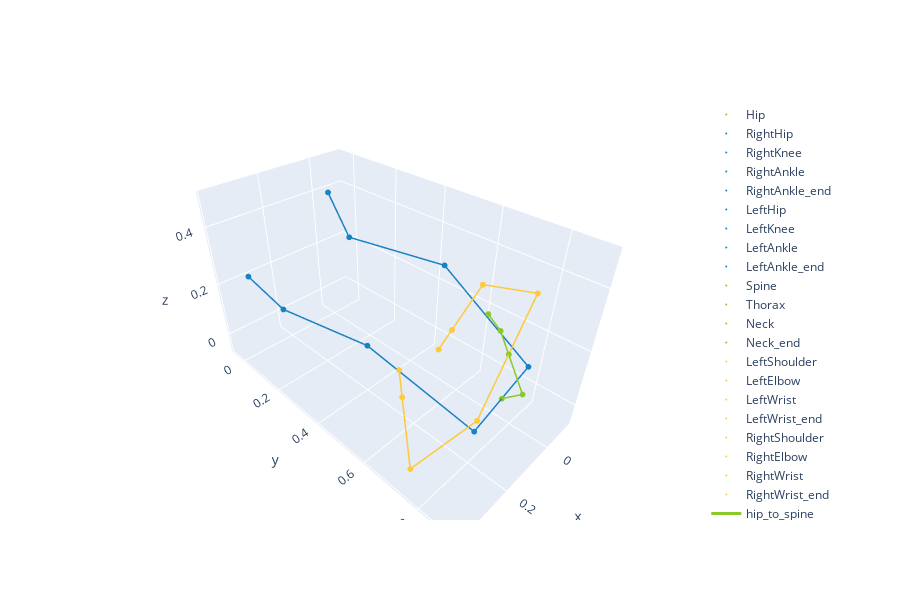

The code cell stored with this chart in its notebook:
### Code cell
from IPython.display import display, DisplayHandle

hdl:Optional[DisplayHandle] = None
is_first = True
fw = go.FigureWidget()
def plot_frame(sk: Skeleton, index: int):
    global fw
    global is_first
    frames = sk.total_frames
    assert 0 <= index < frames, f"index must be between 0 and {frames - 1} inclusive but got {index}; frames={frames}"
    fig = go.Figure()


    scatters = [j.create_scatter(index) for j in sk.joints]
    lines = [b.create_lines(index) for b in sk.bones]

    
    fig.add_traces(scatters + lines)
    # if there's a JavaScript error
    # restart Visual Studio Code (or use `.show()` method?)
    if is_first:
        is_first = False
    else:
        assert hdl is not None, "hdl must be initialized"
        fw = go.FigureWidget(fig)
        # https://stackoverflow.com/questions/52863305/plotly-scatter3d-how-can-i-force-3d-axes-to-have-the-same-scale-aspect-ratio
        fw.update_layout(height=600, scene=dict(aspectmode="data"))
        fw.show()
        hdl.update(None)

slider = widgets.IntSlider(min=0,
                           max=sk.total_frames - 1,
                           step=1,
                           value=0,
                           continue_update=False)

p = interactive(plot_frame, sk=fixed(sk_f), index=slider)
display(p, clear=True)
hdl = display(fw, display_id=True)

### Figure 1 — Plotly figure (JSON) as saved in the notebook; plotly's stock layout.template omitted (floating-point values rounded to 4 significant figures)
{"data": [{"marker": {"color": "rgb(138,201,38)", "size": 2}, "mode": "markers", "name": "Hip", "type": "scatter3d", "uid": "f286904e-bff9-48f1-b13b-735d6c7d3533", "x": [0], "y": [0.7627], "z": [0]}, {"marker": {"color": "rgb(25,130,196)", "size": 2}, "mode": "markers", "name": "RightHip", "type": "scatter3d", "uid": "16f3f9f8-b4cd-49d2-bc63-17a3f1a7330e", "x": [0.1122], "y": [0.7543], "z": [-0.05864]}, {"marker": {"color": "rgb(25,130,196)", "size": 2}, "mode": "markers", "name": "RightKnee", "type": "scatter3d", "uid": "d0edf0d6-c734-4697-bd78-8b1d16233534", "x": [0.2325], "y": [0.4407], "z": [0.1481]}, {"marker": {"color": "rgb(25,130,196)", "size": 2}, "mode": "markers", "name": "RightAnkle", "type": "scatter3d", "uid": "749b3135-d679-413d-9205-eb38f409267a", "x": [0.2192], "y": [-0.006219], "z": [0.0453]}, {"marker": {"color": "rgb(25,130,196)", "size": 2}, "mode": "markers", "name": "RightAnkle_end", "type": "scatter3d", "uid": "b433ccf1-c43d-4a80-8dbc-40de0e66b80e", "x": [0.3077], "y": [-0.04475], "z": [0.2014]}, {"marker": {"color": "rgb(25,130,196)", "size": 2}, "mode": "markers", "name": "LeftHip", "type": "scatter3d", "uid": "263a50b7-0ad3-49d6-b72e-75a20249ab71", "x": [-0.1122], "y": [0.7711], "z": [0.05864]}, {"marker": {"color": "rgb(25,130,196)", "size": 2}, "mode": "markers", "name": "LeftKnee", "type": "scatter3d", "uid": "a14f8f33-bea2-4365-949f-413987ed5d8f", "x": [-0.03002], "y": [0.4935], "z": [0.3264]}, {"marker": {"color": "rgb(25,130,196)", "size": 2}, "mode": "markers", "name": "LeftAnkle", "type": "scatter3d", "uid": "55224e45-6950-4dff-8f0d-b44b30134edf", "x": [-0.05616], "y": [0.04278], "z": [0.2444]}, {"marker": {"color": "rgb(25,130,196)", "size": 2}, "mode": "markers", "name": "LeftAnkle_end", "type": "scatter3d", "uid": "964c47bf-7c3c-4948-b812-b0ddef336f2b", "x": [-0.002683], "y": [0.008359], "z": [0.4166]}, {"marker": {"color": "rgb(138,201,38)", "size": 2}, "mode": "markers", "name": "Spine", "type": "scatter3d", "uid": "c8e99c43-54fc-4740-b583-840748c5f416", "x": [0.08187], "y": [0.8602], "z": [0.1427]}, {"marker": {"color": "rgb(138,201,38)", "size": 2}, "mode": "markers", "name": "Thorax", "type": "scatter3d", "uid": "0efb7760-1bdf-4ff9-a868-4bda0753627c", "x": [0.2126], "y": [0.8706], "z": [0.3609]}, {"marker": {"color": "rgb(138,201,38)", "size": 2}, "mode": "markers", "name": "Neck", "type": "scatter3d", "uid": "e42acaa8-ec2d-47a7-a111-64dc4ebb8844", "x": [0.2716], "y": [0.8753], "z": [0.4595]}, {"marker": {"color": "rgb(138,201,38)", "size": 2}, "mode": "markers", "name": "Neck_end", "type": "scatter3d", "uid": "0371e734-e2c8-4baf-a300-05a525f2322a", "x": [0.2868], "y": [0.8516], "z": [0.4959]}, {"marker": {"color": "rgb(255,202,58)", "size": 2}, "mode": "markers", "name": "LeftShoulder", "type": "scatter3d", "uid": "4598f134-1f95-4a03-aa4c-f08dad87fe31", "x": [0.07799], "y": [0.8437], "z": [0.4428]}, {"marker": {"color": "rgb(255,202,58)", "size": 2}, "mode": "markers", "name": "LeftElbow", "type": "scatter3d", "uid": "caa4fd9b-e739-4ae3-9174-5b4c8ec01f1b", "x": [-0.04511], "y": [0.6204], "z": [0.3106]}, {"marker": {"color": "rgb(255,202,58)", "size": 2}, "mode": "markers", "name": "LeftWrist", "type": "scatter3d", "uid": "d7557b4b-f39f-4300-a548-9d7edef7a9ab", "x": [0.1202], "y": [0.6495], "z": [0.2574]}, {"marker": {"color": "rgb(255,202,58)", "size": 2}, "mode": "markers", "name": "LeftWrist_end", "type": "scatter3d", "uid": "d5af1d17-d309-4b3d-b494-1c01d44b5bb3", "x": [0.1864], "y": [0.6611], "z": [0.2362]}, {"marker": {"color": "rgb(255,202,58)", "size": 2}, "mode": "markers", "name": "RightShoulder", "type": "scatter3d", "uid": "44891df4-be18-4d56-8f92-5cab2ae4e006", "x": [0.3472], "y": [0.8975], "z": [0.279]}, {"marker": {"color": "rgb(255,202,58)", "size": 2}, "mode": "markers", "name": "RightElbow", "type": "scatter3d", "uid": "050f4530-aa63-4484-97f2-3478e990208e", "x": [0.3889], "y": [0.7574], "z": [0.03172]}, {"marker": {"color": "rgb(255,202,58)", "size": 2}, "mode": "markers", "name": "RightWrist", "type": "scatter3d", "uid": "daef7807-c2e4-4bfc-ad9a-d8c23f5c414b", "x": [0.3038], "y": [0.6464], "z": [0.1386]}, {"marker": {"color": "rgb(255,202,58)", "size": 2}, "mode": "markers", "name": "RightWrist_end", "type": "scatter3d", "uid": "197c9ef0-7fb3-438d-8195-0ffe1b3f4f3d", "x": [0.2697], "y": [0.602], "z": [0.1814]}, {"line": {"color": "rgb(138,201,38)", "width": 3}, "mode": "lines", "name": "hip_to_spine", "type": "scatter3d", "uid": "a9f35971-58d5-426d-849b-9a4a8a31ed74", "x": [0, 0.08187], "y": [0.7627, 0.8602], "z": [0, 0.1427]}, {"line": {"color": "rgb(138,201,38)", "width": 3}, "mode": "lines", "name": "spine_to_thorax", "type": "scatter3d", "uid": "78e57ad1-4f33-40ed-80ec-5ee7be535104", "x": [0.08187, 0.2126], "y": [0.8602, 0.8706], "z": [0.1427, 0.3609]}, {"line": {"color": "rgb(138,201,38)", "width": 3}, "mode": "lines", "name": "thorax_to_neck", "type": "scatter3d", "uid": "989058df-fbd2-4678-94d7-850e4272b963", "x": [0.2126, 0.2716], "y": [0.8706, 0.8753], "z": [0.3609, 0.4595]}, {"line": {"color": "rgb(138,201,38)", "width": 3}, "mode": "lines", "name": "neck_to_neck_end", "type": "scatter3d", "uid": "d925889c-6538-4f21-8668-df5cebdabbf5", "x": [0.2716, 0.2868], "y": [0.8753, 0.8516], "z": [0.4595, 0.4959]}, {"line": {"color": "rgb(255,202,58)", "width": 3}, "mode": "lines", "name": "thorax_to_right_shoulder", "type": "scatter3d", "uid": "9cb2fb22-4acc-44e4-8cc4-bcbb21bf6ec4", "x": [0.2126, 0.3472], "y": [0.8706, 0.8975], "z": [0.3609, 0.279]}, {"line": {"color": "rgb(255,202,58)", "width": 3}, "mode": "lines", "name": "right_shoulder_to_elbow", "type": "scatter3d", "uid": "c3dee886-e6f3-4a4b-9142-c8ffad172513", "x": [0.3472, 0.3889], "y": [0.8975, 0.7574], "z": [0.279, 0.03172]}, {"line": {"color": "rgb(255,202,58)", "width": 3}, "mode": "lines", "name": "right_elbow_to_wrist", "type": "scatter3d", "uid": "875ed04f-e6b1-4541-a9bb-37fc9bdc2015", "x": [0.3889, 0.3038], "y": [0.7574, 0.6464], "z": [0.03172, 0.1386]}, {"line": {"color": "rgb(255,202,58)", "width": 3}, "mode": "lines", "name": "right_wrist_to_end", "type": "scatter3d", "uid": "a966b760-f510-484b-8ad4-416743c2ffce", "x": [0.3038, 0.2697], "y": [0.6464, 0.602], "z": [0.1386, 0.1814]}, {"line": {"color": "rgb(255,202,58)", "width": 3}, "mode": "lines", "name": "thorax_to_left_shoulder", "type": "scatter3d", "uid": "e68eb0f5-eedb-4814-b934-8389cf440793", "x": [0.2126, 0.07799], "y": [0.8706, 0.8437], "z": [0.3609, 0.4428]}, {"line": {"color": "rgb(255,202,58)", "width": 3}, "mode": "lines", "name": "left_shoulder_to_elbow", "type": "scatter3d", "uid": "c8ea202c-b80a-48b9-84e9-8cc86ab16cde", "x": [0.07799, -0.04511], "y": [0.8437, 0.6204], "z": [0.4428, 0.3106]}, {"line": {"color": "rgb(255,202,58)", "width": 3}, "mode": "lines", "name": "left_elbow_to_wrist", "type": "scatter3d", "uid": "66fb092c-f163-4526-b8fb-e72146219594", "x": [-0.04511, 0.1202], "y": [0.6204, 0.6495], "z": [0.3106, 0.2574]}, {"line": {"color": "rgb(255,202,58)", "width": 3}, "mode": "lines", "name": "left_wrist_to_end", "type": "scatter3d", "uid": "93722d1a-09c9-487d-a757-190e631b2ecb", "x": [0.1202, 0.1864], "y": [0.6495, 0.6611], "z": [0.2574, 0.2362]}, {"line": {"color": "rgb(25,130,196)", "width": 3}, "mode": "lines", "name": "hip_to_right_hip", "type": "scatter3d", "uid": "8fb39244-4fa8-4f26-8cd6-a5314281be9d", "x": [0, 0.1122], "y": [0.7627, 0.7543], "z": [0, -0.05864]}, {"line": {"color": "rgb(25,130,196)", "width": 3}, "mode": "lines", "name": "right_hip_to_knee", "type": "scatter3d", "uid": "4955eb27-477c-4cbe-b36a-185b0677b267", "x": [0.1122, 0.2325], "y": [0.7543, 0.4407], "z": [-0.05864, 0.1481]}, {"line": {"color": "rgb(25,130,196)", "width": 3}, "mode": "lines", "name": "right_knee_to_ankle", "type": "scatter3d", "uid": "e1f5bdfe-6e6d-4eb0-8ddb-f0faad88111f", "x": [0.2325, 0.2192], "y": [0.4407, -0.006219], "z": [0.1481, 0.0453]}, {"line": {"color": "rgb(25,130,196)", "width": 3}, "mode": "lines", "name": "right_ankle_to_end", "type": "scatter3d", "uid": "67e2c119-d666-4cda-a772-bf22f9447029", "x": [0.2192, 0.3077], "y": [-0.006219, -0.04475], "z": [0.0453, 0.2014]}, {"line": {"color": "rgb(25,130,196)", "width": 3}, "mode": "lines", "name": "hip_to_left_hip", "type": "scatter3d", "uid": "5aa6ccbb-d256-4dfa-b8f3-207e7b715380", "x": [0, -0.1122], "y": [0.7627, 0.7711], "z": [0, 0.05864]}, {"line": {"color": "rgb(25,130,196)", "width": 3}, "mode": "lines", "name": "left_hip_to_knee", "type": "scatter3d", "uid": "0af73dcc-5de3-4d79-957d-dc2c6b2dc2ff", "x": [-0.1122, -0.03002], "y": [0.7711, 0.4935], "z": [0.05864, 0.3264]}, {"line": {"color": "rgb(25,130,196)", "width": 3}, "mode": "lines", "name": "left_knee_to_ankle", "type": "scatter3d", "uid": "0d4f84bc-8d56-4140-8fb5-e06d615e7d74", "x": [-0.03002, -0.05616], "y": [0.4935, 0.04278], "z": [0.3264, 0.2444]}, {"line": {"color": "rgb(25,130,196)", "width": 3}, "mode": "lines", "name": "left_ankle_to_end", "type": "scatter3d", "uid": "5860728c-85fc-4739-9d78-8dda24de8221", "x": [-0.05616, -0.002683], "y": [0.04278, 0.008359], "z": [0.2444, 0.4166]}], "layout": {"height": 600, "scene": {"aspectmode": "data"}}}
